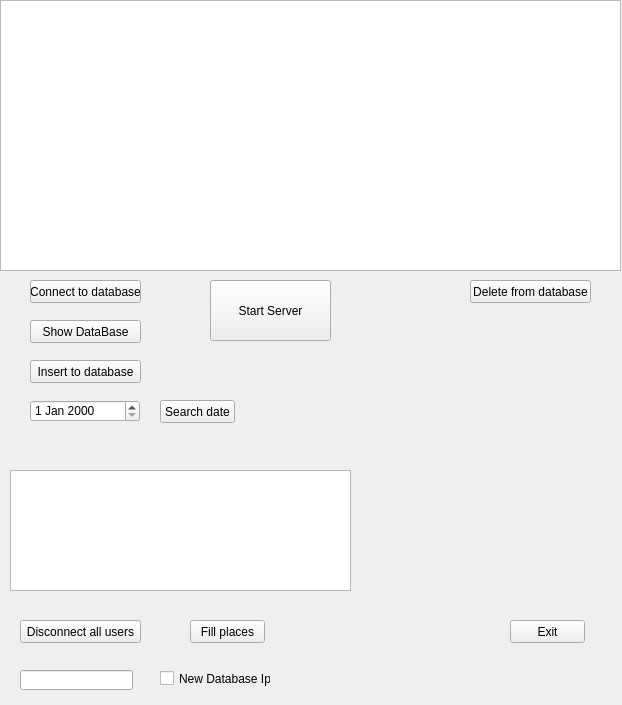
<?xml version="1.0" encoding="UTF-8"?>
<ui version="4.0">
 <class>MainWindow</class>
 <widget class="QMainWindow" name="MainWindow">
  <property name="geometry">
   <rect>
    <x>0</x>
    <y>0</y>
    <width>622</width>
    <height>705</height>
   </rect>
  </property>
  <property name="windowTitle">
   <string>MainWindow</string>
  </property>
  <widget class="QWidget" name="centralWidget">
   <widget class="QTableWidget" name="sqlView">
    <property name="geometry">
     <rect>
      <x>0</x>
      <y>0</y>
      <width>621</width>
      <height>271</height>
     </rect>
    </property>
   </widget>
   <widget class="QPushButton" name="connectDBButton">
    <property name="geometry">
     <rect>
      <x>30</x>
      <y>280</y>
      <width>111</width>
      <height>23</height>
     </rect>
    </property>
    <property name="text">
     <string>Connect to database</string>
    </property>
   </widget>
   <widget class="QPushButton" name="showDBButton">
    <property name="geometry">
     <rect>
      <x>30</x>
      <y>320</y>
      <width>111</width>
      <height>23</height>
     </rect>
    </property>
    <property name="text">
     <string>Show DataBase</string>
    </property>
   </widget>
   <widget class="QPushButton" name="inserttoDBButton">
    <property name="geometry">
     <rect>
      <x>30</x>
      <y>360</y>
      <width>111</width>
      <height>23</height>
     </rect>
    </property>
    <property name="text">
     <string>Insert to database</string>
    </property>
   </widget>
   <widget class="QPushButton" name="deletefromDBButton">
    <property name="geometry">
     <rect>
      <x>470</x>
      <y>280</y>
      <width>121</width>
      <height>23</height>
     </rect>
    </property>
    <property name="text">
     <string>Delete from database</string>
    </property>
   </widget>
   <widget class="QDateEdit" name="dateEdit">
    <property name="geometry">
     <rect>
      <x>30</x>
      <y>400</y>
      <width>110</width>
      <height>22</height>
     </rect>
    </property>
   </widget>
   <widget class="QPushButton" name="searchinDBButton">
    <property name="geometry">
     <rect>
      <x>160</x>
      <y>400</y>
      <width>75</width>
      <height>23</height>
     </rect>
    </property>
    <property name="text">
     <string>Search date</string>
    </property>
   </widget>
   <widget class="QPushButton" name="disconAllButton">
    <property name="geometry">
     <rect>
      <x>20</x>
      <y>620</y>
      <width>121</width>
      <height>23</height>
     </rect>
    </property>
    <property name="text">
     <string>Disconnect all users</string>
    </property>
   </widget>
   <widget class="QPushButton" name="exitButton">
    <property name="geometry">
     <rect>
      <x>510</x>
      <y>620</y>
      <width>75</width>
      <height>23</height>
     </rect>
    </property>
    <property name="text">
     <string>Exit</string>
    </property>
   </widget>
   <widget class="QPushButton" name="startserverButton">
    <property name="geometry">
     <rect>
      <x>210</x>
      <y>280</y>
      <width>121</width>
      <height>61</height>
     </rect>
    </property>
    <property name="text">
     <string>Start Server</string>
    </property>
   </widget>
   <widget class="QPushButton" name="pushButton">
    <property name="geometry">
     <rect>
      <x>190</x>
      <y>620</y>
      <width>75</width>
      <height>23</height>
     </rect>
    </property>
    <property name="text">
     <string>Fill places</string>
    </property>
   </widget>
   <widget class="QTextBrowser" name="connectedBrowser">
    <property name="geometry">
     <rect>
      <x>10</x>
      <y>470</y>
      <width>341</width>
      <height>121</height>
     </rect>
    </property>
   </widget>
   <widget class="QLineEdit" name="ipEdit">
    <property name="geometry">
     <rect>
      <x>20</x>
      <y>670</y>
      <width>113</width>
      <height>20</height>
     </rect>
    </property>
   </widget>
   <widget class="QCheckBox" name="ipBox">
    <property name="geometry">
     <rect>
      <x>160</x>
      <y>670</y>
      <width>111</width>
      <height>17</height>
     </rect>
    </property>
    <property name="text">
     <string>New Database Ip</string>
    </property>
   </widget>
  </widget>
 </widget>
 <layoutdefault spacing="6" margin="11"/>
 <resources/>
 <connections/>
</ui>
